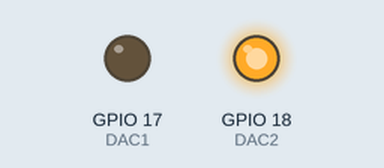
Simulated run of this sketch. Board: ESP32. Shown: output pins drawn as LEDs (lit = HIGH).

Above: at 2.0 s.
At 5.0 s:
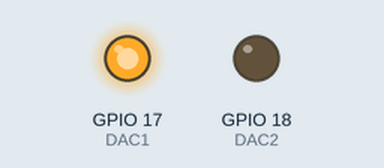
Timing chart, 0 to 7.8 s (numbered marks = the images above):
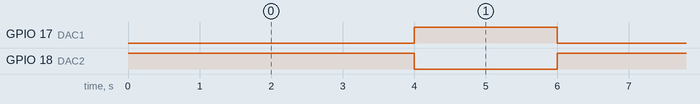

The sketch:

esp32_dac2.ino
```cpp
#define DAC1 17
#define DAC2 18


void setup()
{

}

void loop()
{
  dacWrite(DAC1, 0 );
  dacWrite(DAC2, 255 );
  delay(4000);
  dacWrite(DAC1, 255 );
  dacWrite(DAC2, 0 );
  delay(2000);
}
```

Measured:
- by itself, GPIO 17 (DAC1): alternates HIGH for 2.0 s and LOW for 4.0 s
- by itself, GPIO 18 (DAC2): alternates HIGH for 4.0 s and LOW for 2.0 s
